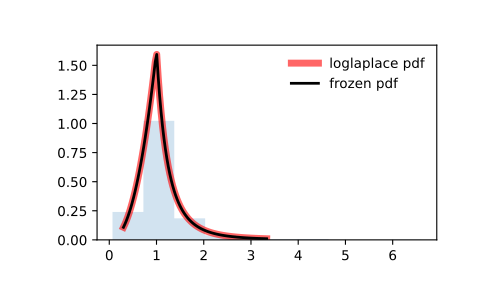

Source code (Python):
from scipy.stats import loglaplace
import matplotlib.pyplot as plt
fig, ax = plt.subplots(1, 1)

# Calculate the first four moments:

c = 3.25
mean, var, skew, kurt = loglaplace.stats(c, moments='mvsk')

# Display the probability density function (``pdf``):

x = np.linspace(loglaplace.ppf(0.01, c),
                loglaplace.ppf(0.99, c), 100)
ax.plot(x, loglaplace.pdf(x, c),
       'r-', lw=5, alpha=0.6, label='loglaplace pdf')

# Alternatively, the distribution object can be called (as a function)
# to fix the shape, location and scale parameters. This returns a "frozen"
# RV object holding the given parameters fixed.

# Freeze the distribution and display the frozen ``pdf``:

rv = loglaplace(c)
ax.plot(x, rv.pdf(x), 'k-', lw=2, label='frozen pdf')

# Check accuracy of ``cdf`` and ``ppf``:

vals = loglaplace.ppf([0.001, 0.5, 0.999], c)
np.allclose([0.001, 0.5, 0.999], loglaplace.cdf(vals, c))
# True

# Generate random numbers:

r = loglaplace.rvs(c, size=1000)

# And compare the histogram:

ax.hist(r, density=True, histtype='stepfilled', alpha=0.2)
ax.legend(loc='best', frameon=False)
plt.show()
